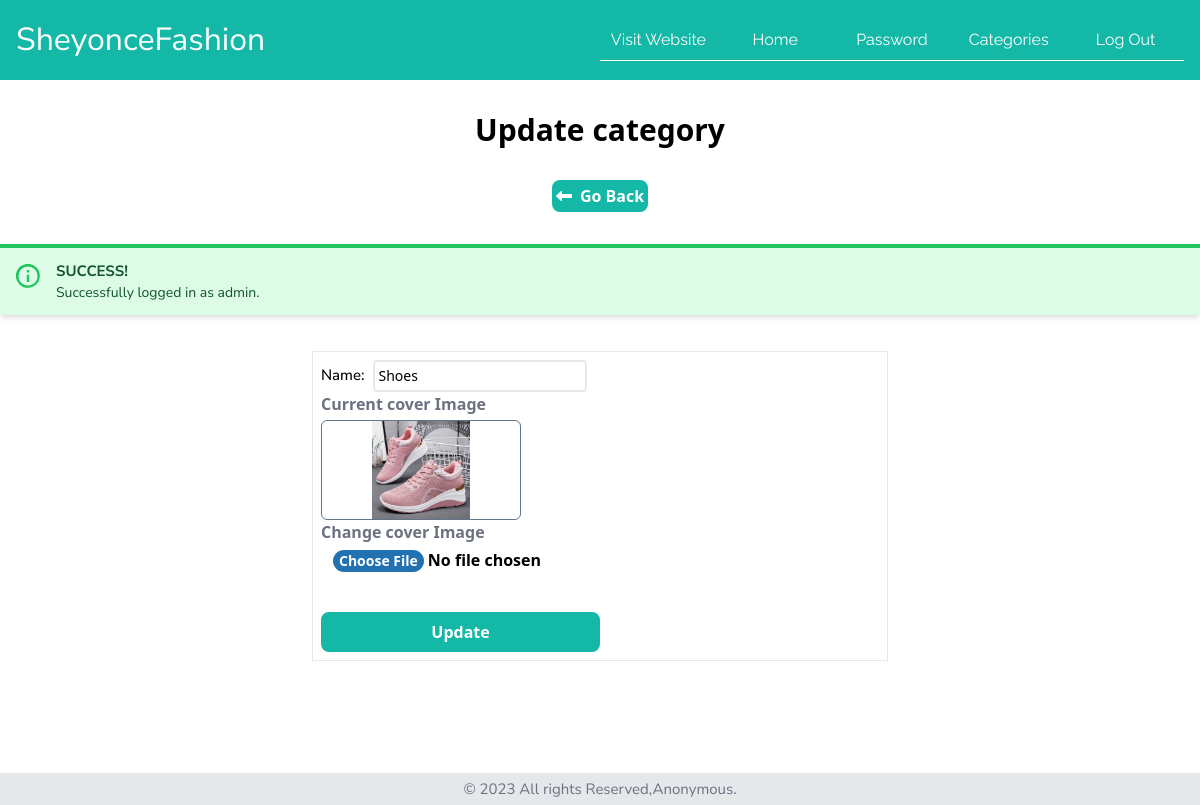
The app's page /admin_panel/update-cat.php?id=22 (signed in) with its own data.
### tables this page shows
CREATE TABLE `tbl_category` (
  `id` int(11) NOT NULL,
  `cat_name` varchar(56) NOT NULL,
  `cat_image` text NOT NULL
);

### admin_panel/update-cat.php (the view, shortened to what this page needs)
<?php
include '../config/config.inc.php';
?>
 <?php
    if(isset($_GET['id'])){
        $id = $_GET['id'];
        $sql2 = "SELECT * FROM tbl_category WHERE id=$id";
        $res2 = mysqli_query($conn, $sql2);
        $row = mysqli_fetch_assoc($res2);
         $title = $row['cat_name'];
         $c_image  = '../assets/images/cats/'.$row['cat_image'];
    } else{
        header('location:index');
    }
?>
    <?php
include 'partials/header-add.php';
?>
<div class="text-center font-bold text-3xl my-8" >
    Update category
</div>
 <div class="w-full flex justify-center items-center">
 <a href="categories" class="w-auto p-1 mb-2  font-semibold bg-teal-500 text-white rounded-lg "><i class="fa-solid fa-left-long mr-2"></i>Go Back</a>
 </div>
<?php
                if(isset($_SESSION['login'])){
                    echo $_SESSION['login'];
                }
            ?>
<section class="mb-[100px] md:flex justify-center items-center">
    <form  method="POST" class="p-3 md:w-1/2" enctype="multipart/form-data">
        <div class="border  p-2">
                <div class="flex items-center">
                   <p class="font-medium">Name: </p>
                     <input class="focus:outline-none border-2  font-medium  rounded ml-2 text-sm p-1" class="focus:outline-none border rounded ml-2 text-sm p-1" type="text" name="name" value="<?php echo $title; ?>" required>
                </div>
                <div class="font-semibold">
        <label class="block mb-1 text-gray-500" for="forms-labelOverInputCode">Current cover Image </label>
       <img src="<?php echo $c_image; ?>" alt="prdo_image" class="w-[200px] h-[100px] rounded-md object-contain border border-slate-500" id="imgDisplay">
      </div>
      <div class="font-semibold">
        <label class="block mb-1 text-gray-500" for="forms-labelOverInputCode">Change cover Image </label>
        <input class="w-full h-10 px-3 focus:outline-none file:border-0  file:rounded-full file:text-sm file:font-semibold file:bg-[#2271B1] file:text-white" type="file" name="image" onChange="displayImage(this)"/>
      </div>
    <input class="w-1/2 h-10 px-3 mt-6 font-semibold bg-teal-500 text-white rounded-lg focus:outline-none" type="submit" name="update" value="Update"/>
  </form>
                    </section>
<?php include 'partials/footer.php'; ?>
</body>
</html>

### assets/css/custom.css (style rules this page uses)
p { font-family: 'Nunito Sans', sans-serif; font-weight: 400; font-size: 15px; }

### records on screen
tbl_category: name "Shoes", cat_image (picture)

### other values on screen
$_SESSION['login'] "SUCCESS! Successfully logged in as admin."
